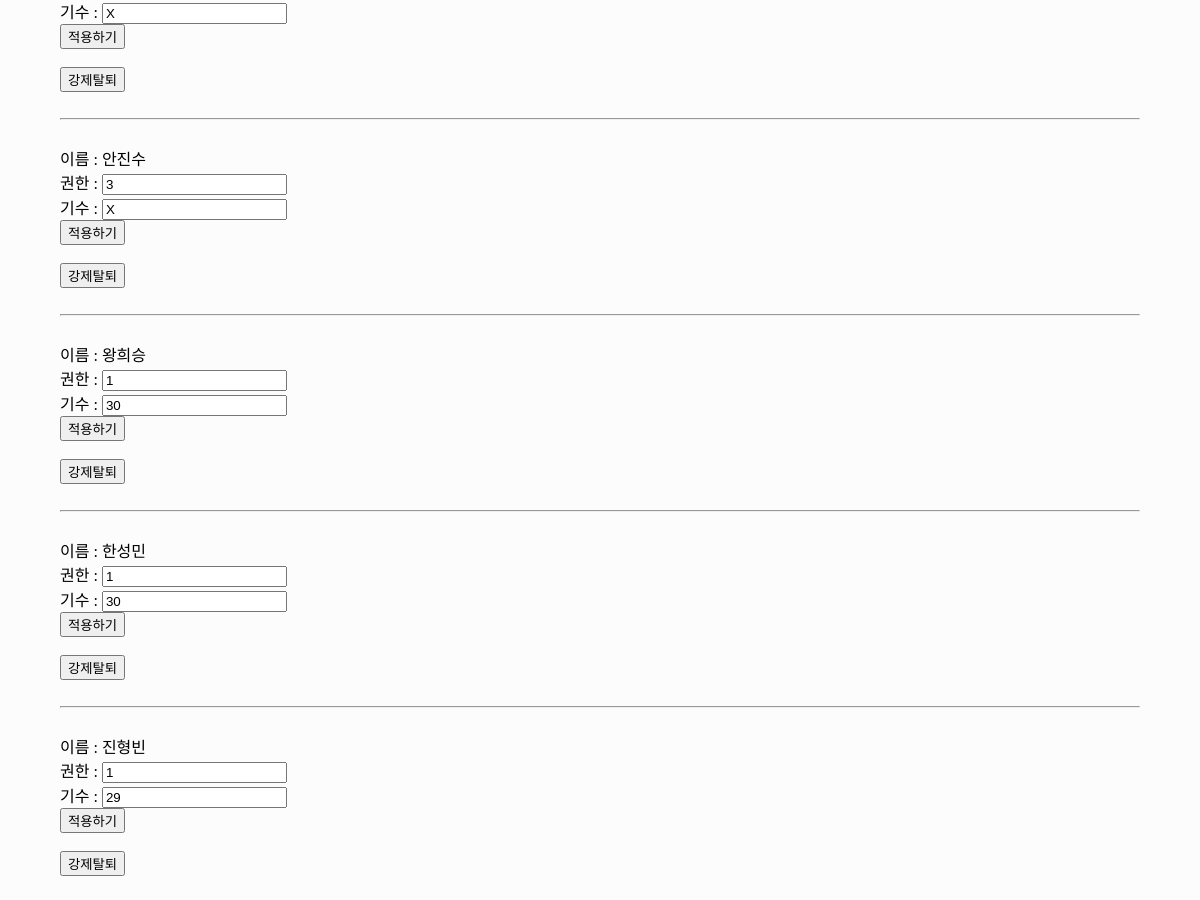
Page /account/permission/ (signed in, middle part) on the earlier database version.
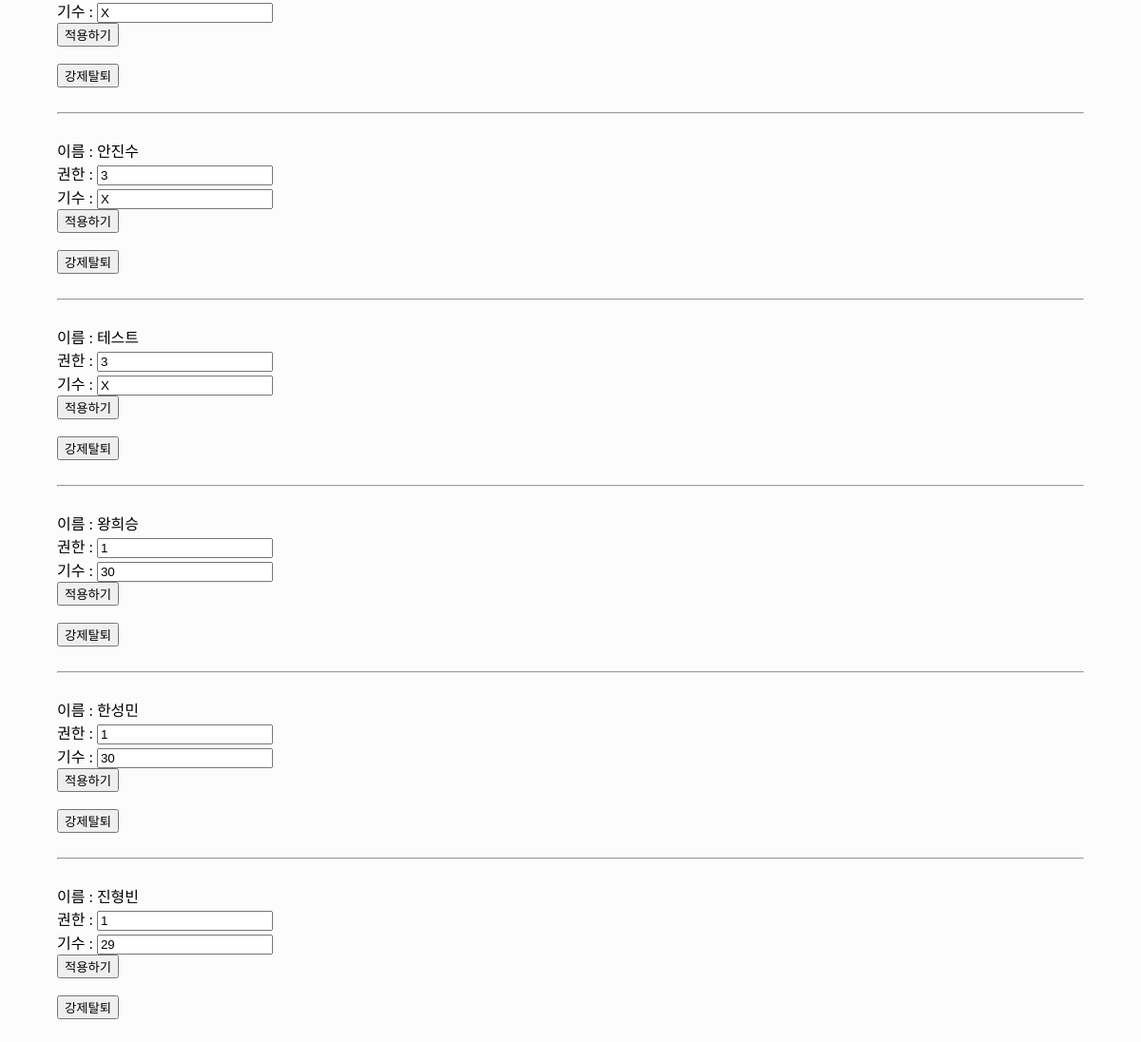
Same page on the later database version.
### account/models.py (models this page shows, shortened)
class Profile(models.Model):
    user = models.OneToOneField(User, on_delete=models.CASCADE) #1대1 조인
    Name = models.TextField(max_length=10) #이름
    UserNumber = models.IntegerField() #학번
    Phone = models.CharField(max_length=13) #전화번호
    UserType = models.CharField(max_length=13) #권한
    Generation = models.CharField(max_length=13) #기수

### account/views.py (the view)
# urls.py: path('permission/', views.permission, name='permission'),
@login_required(login_url='/account/login/')
def permission(request):
    profile = Profile.objects.get(user__username=request.user)
    if profile.UserType == "99":
        profile_all = Profile.objects.all().order_by('-UserType','-Generation')
    else:
        profile_all = Profile.objects.filter(~(Q(UserType = 99) | Q(UserType = 98))).order_by('UserType').order_by('-Generation') #운영자는 관리자 끼리 못지운다
    if profile.UserType == "99" or profile.UserType == "98":
        if request.method == 'POST':
            Profile_change = Profile.objects.get(id=request.POST.get("id"))
            Profile_change.UserType = request.POST.get("permission_number")
            Profile_change.Generation = request.POST.get("Generation")
            Profile_change.save()
        content = {
            "users":profile_all
        }
        return render(request, "permission.html", content)
    else:
        return redirect("/account/mypage/")

### account/templates/permission.html (shortened to what this page needs)
{%extends 'base.html'%}
{%block contents%}
<div style="margin:3% 5%; height:55%;">
{%for user in users%}
<form style="display:inline-table" method="POST" action="{%url 'permission'%}">
    이름 : {{user.Name}}<br>
    권한 : <input type="text" name="permission_number" value="{{user.UserType}}" required/><br>
    기수 : <input type="text" name="Generation" value="{{user.Generation}}" required/><br>
    <input type="submit" value="적용하기"><br><br>
</form>
<form method="POST" action="{%url 'force_delete'%}">
    <input type="submit" value="강제탈퇴" onclick="return confirm_msg();">
</form>
<br>
<hr>
<br>
{%endfor%}
</div>
{%endblock%}

Differences in the rows shown:
added Profile: Name "테스트", permission_number "3", Generation "X"
